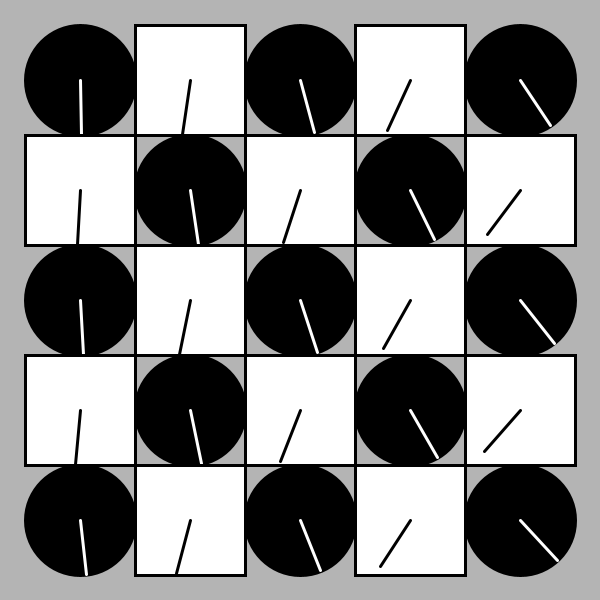
Frame 1 (no input)
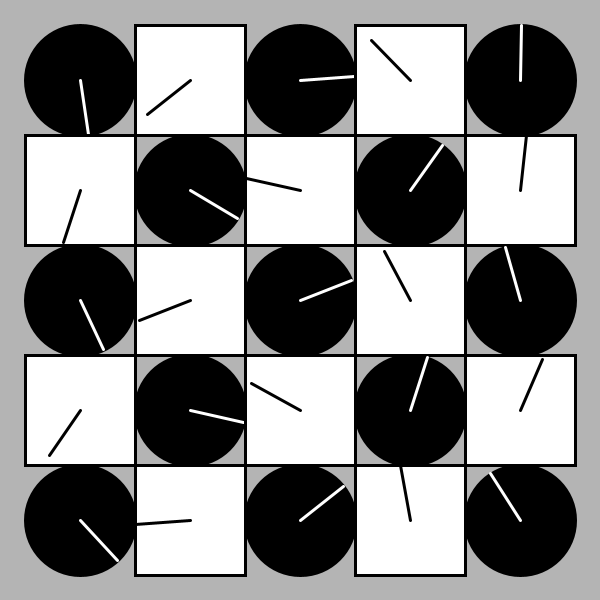
Frame 60 (the mouse pressed at the canvas centre just before this capture)
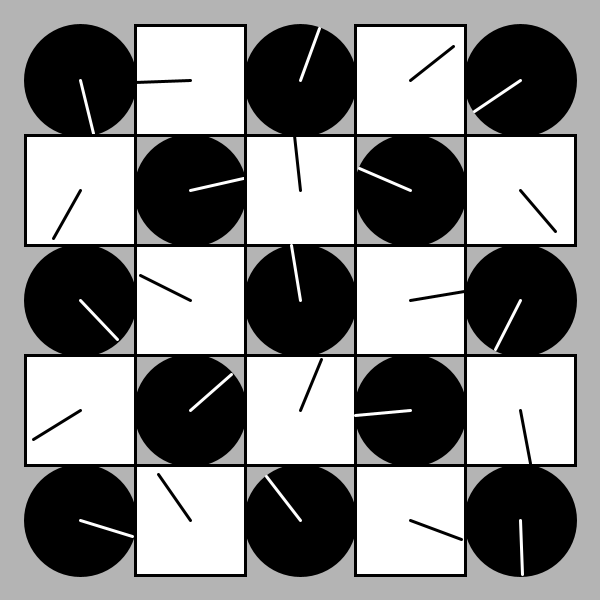
Frame 120 (the mouse held since frame 60 and released just before this capture)

The Processing sketch that drew these frames (run headless with seeded random() and noise(); from frame 60 on, the mouse is pressed at the canvas centre):

// Processing sketch: processing_151548
// ── processing_151548.pde

/*
 * Creative Coding
 * Week 2, 04 - The Clocks
 * by Indae Hwang and Jon McCormack
 * Copyright (c) 2014 Monash University
 *
 * This program draws a grid of circular "clocks", whose hands move according to the elasped time.
 * The higher the clock number the faster it moves, the first clock takes 1 min to go all the way around.
 * The function "movingCircle" is used to draw each clock. It is passed the position, size and hand angle
 * as arguments.
 * 
 */

void setup() {
  size(600, 600);
  background(240);
  rectMode(CENTER);
  noStroke();
}


void draw() {
  background(180);
  noStroke();

  int num = 5;
  int margin = 80;

  float gutter = 0; //distance between each cell
  float cellsize = ( width - (2 * margin) - gutter * (num - 1) ) / (num - 1);

  int circleNumber = 0; // counter

  for (int i=0; i<num; i++) {
    for (int j=0; j<num; j++) {
      ++circleNumber;

      float tx = margin + cellsize * i + gutter * i;
      float ty = margin + cellsize * j + gutter * j;

      
      if (circleNumber % 2 == 1) {
          movingCircle(tx, ty, cellsize, circleNumber * TWO_PI * millis() / 60000.0);}
      
      else {
          movingCircle2(tx, ty, cellsize, circleNumber * TWO_PI * millis() / 60000.0);}
      
    }
  }
}//end of draw 


void movingCircle(float x, float y, float size, float angle) {

  // calculate endpoint of the line
  float tempX = x + (size / 2) * sin(angle);
  float tempY = y + (size / 2) * cos(angle);

  stroke(0);
  strokeWeight(3);
  fill(0);
  ellipse(x, y, size, size); // circle
  //rect(x, y, size, size); // circle

  stroke(255);
  line(x, y, tempX, tempY); // red line
}


void movingCircle2(float x, float y, float size, float angle) {

  // calculate endpoint of the line
  float tempX = x + (size / 2) * sin(-angle);
  float tempY = y + (size / 2) * cos(-angle);

  stroke(0);
  strokeWeight(3);
  fill(255);
  //ellipse(x, y, size, size); // circle
  rect(x, y, size, size); // circle

  stroke(0);
  line(x, y, tempX, tempY); // red line
}
